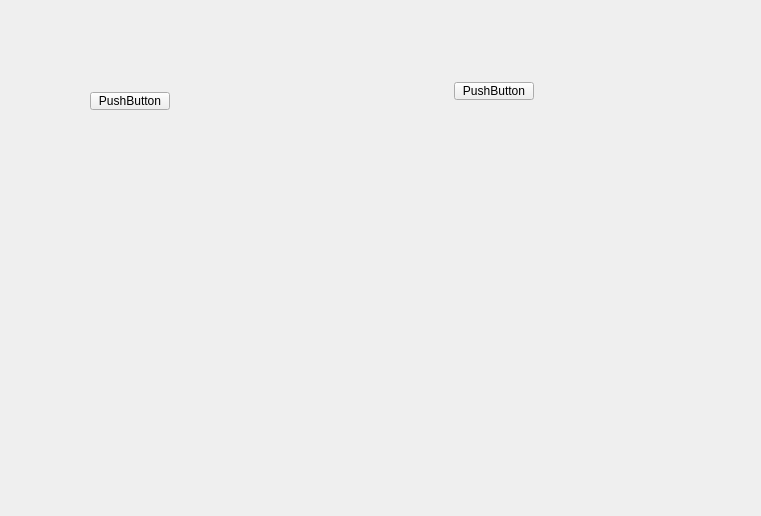
<?xml version="1.0" encoding="UTF-8"?>
<ui version="4.0">
 <class>frmCtrl</class>
 <widget class="QWidget" name="frmCtrl">
  <property name="geometry">
   <rect>
    <x>0</x>
    <y>0</y>
    <width>761</width>
    <height>516</height>
   </rect>
  </property>
  <property name="windowTitle">
   <string>Form</string>
  </property>
  <layout class="QHBoxLayout" name="horizontalLayout">
   <item>
    <layout class="QVBoxLayout" name="verticalLayout_2">
     <item>
      <widget class="QWidget" name="widget_2" native="true">
       <widget class="QPushButton" name="pushButton_2">
        <property name="geometry">
         <rect>
          <x>140</x>
          <y>100</y>
          <width>80</width>
          <height>18</height>
         </rect>
        </property>
        <property name="text">
         <string>PushButton</string>
        </property>
       </widget>
      </widget>
     </item>
     <item>
      <widget class="QWidget" name="widget_5" native="true">
       <widget class="QPushButton" name="pushButton">
        <property name="geometry">
         <rect>
          <x>0</x>
          <y>0</y>
          <width>747</width>
          <height>18</height>
         </rect>
        </property>
        <property name="text">
         <string>PushButton</string>
        </property>
       </widget>
      </widget>
     </item>
     <item>
      <widget class="QWidget" name="widget" native="true">
       <layout class="QHBoxLayout" name="horizontalLayout_4">
        <item>
         <spacer name="verticalSpacer">
          <property name="orientation">
           <enum>Qt::Vertical</enum>
          </property>
          <property name="sizeHint" stdset="0">
           <size>
            <width>20</width>
            <height>40</height>
           </size>
          </property>
         </spacer>
        </item>
        <item>
         <widget class="QWidget" name="widget_3" native="true">
          <widget class="QPushButton" name="pushButton_4">
           <property name="geometry">
            <rect>
             <x>50</x>
             <y>60</y>
             <width>80</width>
             <height>18</height>
            </rect>
           </property>
           <property name="text">
            <string>PushButton</string>
           </property>
          </widget>
         </widget>
        </item>
        <item>
         <widget class="QWidget" name="widget_4" native="true">
          <widget class="QPushButton" name="pushButton_5">
           <property name="geometry">
            <rect>
             <x>60</x>
             <y>50</y>
             <width>80</width>
             <height>18</height>
            </rect>
           </property>
           <property name="text">
            <string>PushButton</string>
           </property>
          </widget>
         </widget>
        </item>
       </layout>
      </widget>
     </item>
    </layout>
   </item>
  </layout>
 </widget>
 <resources/>
 <connections/>
</ui>
